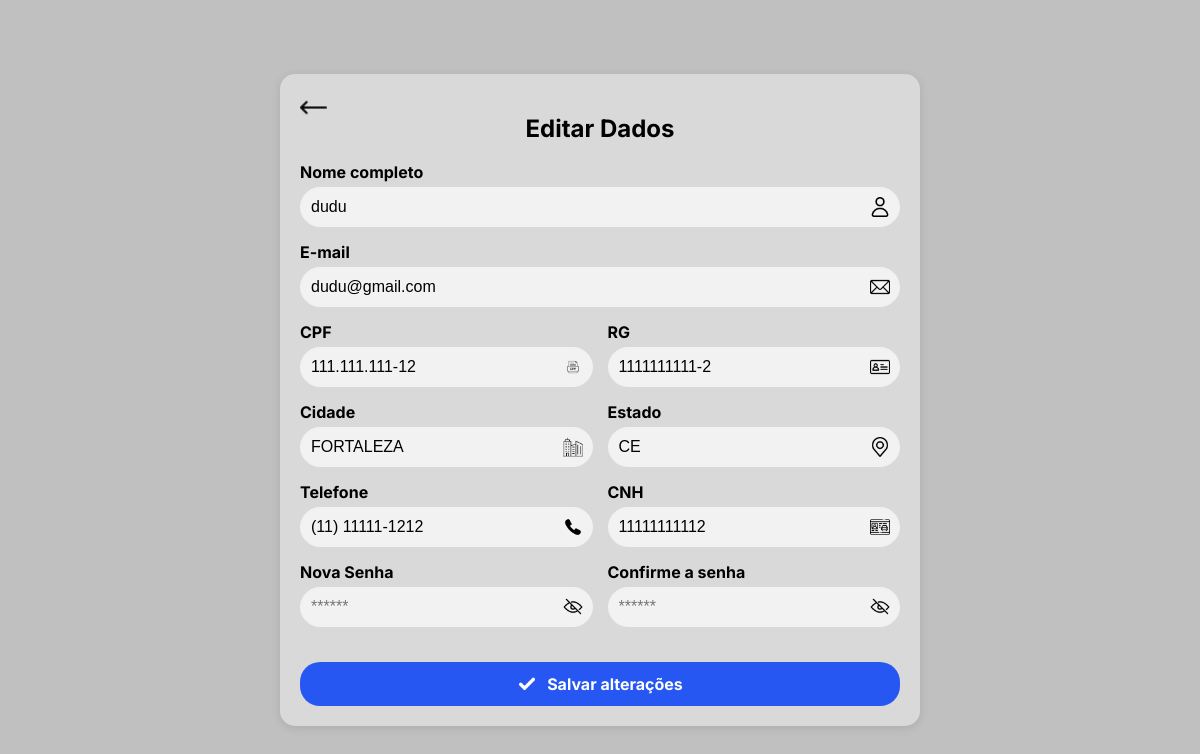
/php/editar_cliente.php?id=3 (signed in), run on the app's committed database.
### tables this page shows
CREATE TABLE `clientes` (
  `id` int(11) NOT NULL,
  `nome_completo` varchar(255) NOT NULL,
  `email` varchar(255) NOT NULL,
  `cpf` varchar(15) NOT NULL,
  `telefone` varchar(20) NOT NULL,
  `rg` varchar(20) NOT NULL,
  `cidade` varchar(100) NOT NULL,
  `estado` varchar(2) NOT NULL,
  `cnh` varchar(20) NOT NULL,
  `senha` varchar(255) NOT NULL,
  `admin` tinyint(1) DEFAULT 0,
  `cargo` enum('Admin','Cliente','Gerente','Funcionario') NOT NULL DEFAULT 'Cliente',
  `endereco` varchar(100) NOT NULL DEFAULT '',
  `pis` varchar(11) DEFAULT NULL,
  `foto_perfil` varchar(255) DEFAULT NULL,
  `registrado_em` datetime DEFAULT current_timestamp()
);

### php/editar_cliente.php (the view, shortened to what this page needs)
<?php
$host = "localhost";
$user = "root";
$pass = "";
$db = "sistema_bmw";
$conn = new mysqli($host, $user, $pass, $db);
if (isset($_GET['id'])) {
    $cliente_id = $_GET['id'];
    $sql = "SELECT nome_completo, email, cpf, rg, cidade, estado, telefone, cnh, cargo, endereco, pis, senha FROM clientes WHERE id = ?";
    $stmt = $conn->prepare($sql);
    $stmt->bind_param("i", $cliente_id);
    $stmt->execute();
    $stmt->bind_result($nome_completo, $email, $cpf, $rg, $cidade, $estado, $telefone, $cnh, $cargo, $endereco, $pis, $senha_atual);
} else {
    echo "ID do cliente não fornecido.";
    exit;
}
?>
<!DOCTYPE html>
<html lang="pt-BR">
<head>
    <link rel="stylesheet" href="../css/registro.css">
</head>
<body>
    <div class="container">
        <a href="consultar_clientes.php" class="back-button">
            <img src="../img/seta-esquerda24.png" alt="Voltar">
        </a>
        <h2>Editar Dados</h2>
        <form action="editar_cliente.php?id=<?php echo $cliente_id; ?>" method="post">
            <div class="input-group">
                <label>Nome completo</label>
                <div class="input-wrapper">
                    <input type="text" name="nome" value="<?php echo $nome_completo; ?>" required>
                    <img src="../img/registro/usersemfundo.png" alt="Ícone usuário">
                </div>
            </div>
            <div class="input-group">
                <label>E-mail</label>
                <div class="input-wrapper">
                    <input type="email" name="email" value="<?php echo $email; ?>" required>
                    <img src="../img/registro/e-mail.png" alt="Ícone e-mail">
                </div>
            </div>
            <div class="row">
                <div class="input-group">
                    <label>CPF</label>
                    <div class="input-wrapper">
                        <input type="text" name="cpf" value="<?php echo $cpf; ?>" id="cpf" required>
                        <img src="../img/registro/arquivo.png" alt="Ícone CPF">
                    </div>
                </div>
                <div class="input-group">
                    <label>RG</label>
                    <div class="input-wrapper">
                        <input type="text" name="rg" value="<?php echo $rg; ?>" id="rg" required>
                        <img src="../img/registro/cartaozin.png" alt="Ícone RG">
                    </div>
                </div>
            </div>
            <div class="row">
                <div class="input-group">
                    <label>Cidade</label>
                    <div class="input-wrapper">
                        <input type="text" name="cidade" value="<?php echo $cidade; ?>" id="cidade" required>
                        <img src="../img/registro/construcao-da-cidade.png" alt="Ícone cidade">
                    </div>
                </div>
                <div class="input-group">
                    <label>Estado</label>
                    <div class="input-wrapper">
                        <input type="text" name="estado" value="<?php echo $estado; ?>" id="estado" required maxlength="2">
                        <img src="../img/registro/lugar-colocar.png" alt="Ícone estado">
                    </div>
                </div>
            </div>
            <div class="row">
                <div class="input-group">
                    <label>Telefone</label>
                    <div class="input-wrapper">
                        <input type="tel" name="telefone" value="<?php echo $telefone; ?>" id="telefone" required>
                        <img src="../img/registro/telefone.png" alt="Ícone telefone">
                    </div>
                </div>
                <div class="input-group">
                    <label>CNH</label>
                    <div class="input-wrapper">
                        <input type="text" name="cnh" value="<?php echo $cnh; ?>" id="cnh">
                        <img src="../img/registro/carteira-de-motorista.png" alt="Ícone CNH">
                    </div>
                </div>
            </div>
            <div class="row">
                <div class="input-group">
                    <label>Nova Senha</label>
                    <div class="input-wrapper">
                        <input type="password" name="senha" placeholder="******" id="senha">
                        <img src="../img/olhofechado.png" alt="Ícone senha" id="eyeIcon">
                    </div>
                </div>
                <div class="input-group">
                    <label>Confirme a senha</label>
                    <div class="input-wrapper">
                        <input type="password" name="confirma_senha" placeholder="******" id="confirmaSenha">
                        <img src="../img/olhofechado.png" alt="Ícone confirmar senha" id="eyeIcon2">
                    </div>
                </div>
            </div>
            <button type="submit" class="btn">
                <img src="../img/registro/verifica.png" alt="Ícone de check">
                Salvar alterações
            </button>
        </form>
    </div>
</body>
</html>

### css/registro.css (style rules this page uses)
body { font-family: 'Inter', Arial, sans-serif; background: #c0c0c0; display: flex; justify-content: center; align-items: center; height: 100vh; margin: 0; }
.container { position: relative; background: #D9D9D9; padding: 20px; border-radius: 15px; box-shadow: 0 2px 10px rgba(0, 0, 0, 0.1); max-width: 600px; width: 100%; display: flex; flex-direction: column; justify-content: space-between; }
h2 { text-align: center; }
.input-group { margin-bottom: 15px; width: 100%; }
.input-group label { display: block; margin-bottom: 5px; font-weight: bold; }
.input-wrapper { position: relative; width: 100%; }
.input-wrapper input { width: 100%; padding: 10px; padding-right: 30px; border: 1px solid #f2f2f2; border-radius: 20px; font-size: 16px; background-color: #F2F2F2; box-sizing: border-box; }
.input-wrapper img { position: absolute; right: 10px; top: 50%; transform: translateY(-50%); width: 20px; height: 20px; }
.row { display: flex; gap: 15px; flex-wrap: wrap; }
.row .input-group { flex: 1; min-width: 280px; }
.btn { font-family: 'Inter', sans-serif; display: flex; align-items: center; justify-content: center; gap: 10px; width: 100%; padding: 12px; background: #2657F2; color: #fff; border: none; border-radius: 20px; font-size: 16px; font-weight: bold; cursor: pointer; margin-top: 20px; position: relative; overflow: hidden; transition: background 0.3s ease-in-out; }
.btn img { width: 20px; height: 20px; }
.btn::before { content: ""; position: absolute; width: 100px; height: 100%; background-image: linear-gradient( 120deg, rgba(255, 255, 255, 0) 30%, rgba(255, 255, 255, 0.8), rgba(255, 255, 255, 0) 70% ); top: 0; left: -100px; opacity: 0.6; transition: left 0.3s ease-in-out; }
.back-button { position: absolute; top: 20px; left: 20px; z-index: 10; }
.back-button img { width: 27px; height: auto; transition: transform 0.2s ease-in-out; }

### data on the page
clientes: nome "dudu", email "dudu@gmail.com", cpf "111.111.111-12", rg "1111111111-2", cidade "FORTALEZA", estado "CE", telefone "(11) 11111-1212", cnh "11111111112"
